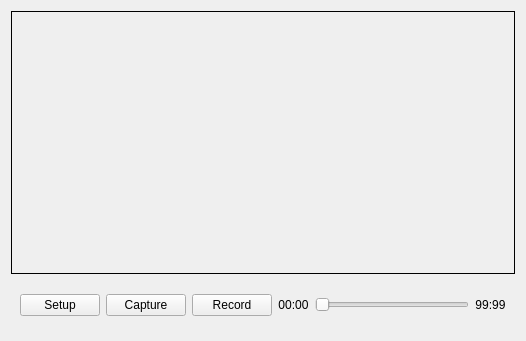
<?xml version="1.0" encoding="UTF-8"?>
<ui version="4.0">
 <class>Tile</class>
 <widget class="QWidget" name="Tile">
  <property name="geometry">
   <rect>
    <x>0</x>
    <y>0</y>
    <width>526</width>
    <height>341</height>
   </rect>
  </property>
  <property name="windowTitle">
   <string>Form</string>
  </property>
  <layout class="QHBoxLayout" name="horizontalLayout">
   <item>
    <layout class="QVBoxLayout" name="verticalLayout">
     <item>
      <widget class="QLabel" name="videoLabel">
       <property name="minimumSize">
        <size>
         <width>300</width>
         <height>260</height>
        </size>
       </property>
       <property name="frameShape">
        <enum>QFrame::Box</enum>
       </property>
       <property name="text">
        <string/>
       </property>
       <property name="alignment">
        <set>Qt::AlignCenter</set>
       </property>
      </widget>
     </item>
     <item>
      <widget class="QFrame" name="frame">
       <property name="minimumSize">
        <size>
         <width>0</width>
         <height>50</height>
        </size>
       </property>
       <property name="maximumSize">
        <size>
         <width>16777215</width>
         <height>50</height>
        </size>
       </property>
       <layout class="QHBoxLayout" name="horizontalLayout_3">
        <item>
         <widget class="QPushButton" name="setupButton">
          <property name="minimumSize">
           <size>
            <width>0</width>
            <height>20</height>
           </size>
          </property>
          <property name="text">
           <string>Setup</string>
          </property>
         </widget>
        </item>
        <item>
         <widget class="QPushButton" name="captureButton">
          <property name="minimumSize">
           <size>
            <width>0</width>
            <height>20</height>
           </size>
          </property>
          <property name="text">
           <string>Capture</string>
          </property>
         </widget>
        </item>
        <item>
         <widget class="QPushButton" name="recordButton">
          <property name="minimumSize">
           <size>
            <width>0</width>
            <height>20</height>
           </size>
          </property>
          <property name="text">
           <string>Record</string>
          </property>
         </widget>
        </item>
        <item>
         <widget class="QLabel" name="timeStartLabel">
          <property name="text">
           <string>00:00</string>
          </property>
          <property name="scaledContents">
           <bool>false</bool>
          </property>
          <property name="alignment">
           <set>Qt::AlignCenter</set>
          </property>
         </widget>
        </item>
        <item>
         <widget class="QSlider" name="horizontalSlider">
          <property name="minimumSize">
           <size>
            <width>100</width>
            <height>0</height>
           </size>
          </property>
          <property name="orientation">
           <enum>Qt::Horizontal</enum>
          </property>
         </widget>
        </item>
        <item>
         <widget class="QLabel" name="timeEndLabel">
          <property name="text">
           <string>99:99</string>
          </property>
          <property name="alignment">
           <set>Qt::AlignCenter</set>
          </property>
         </widget>
        </item>
       </layout>
      </widget>
     </item>
    </layout>
   </item>
  </layout>
 </widget>
 <resources/>
 <connections/>
</ui>
